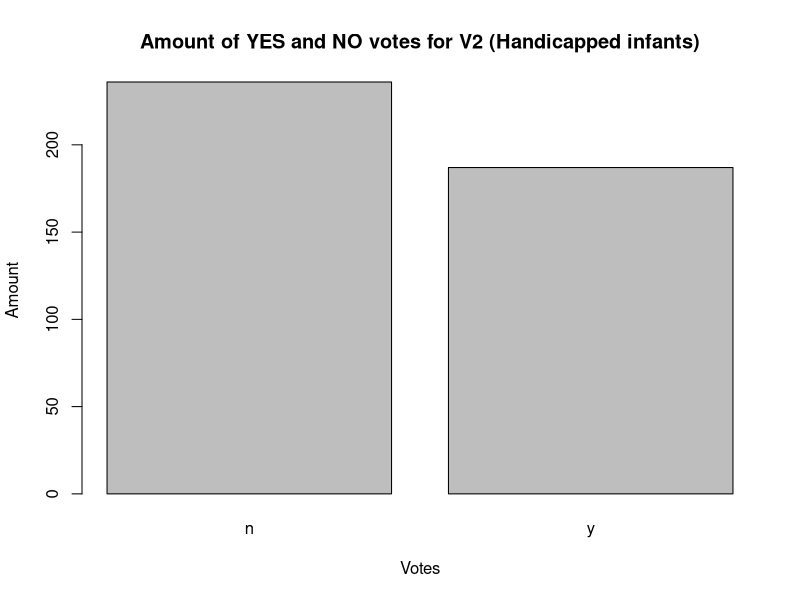
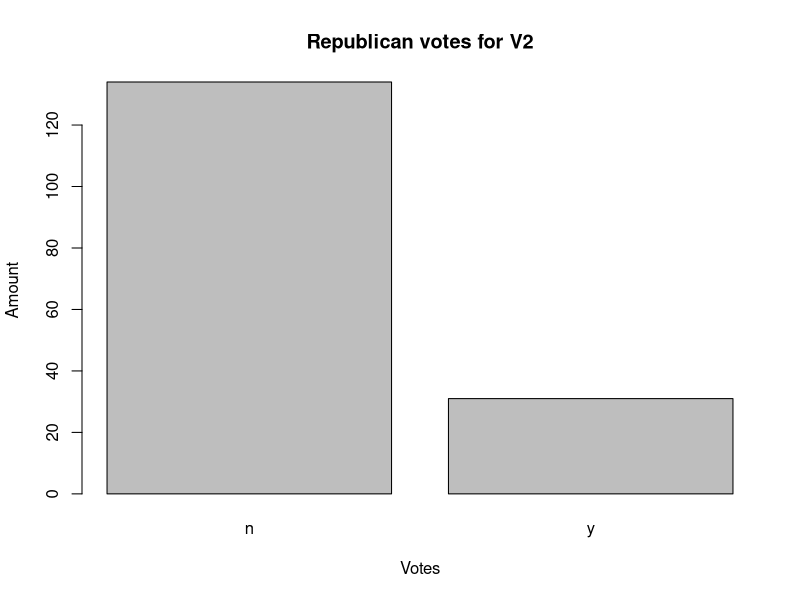
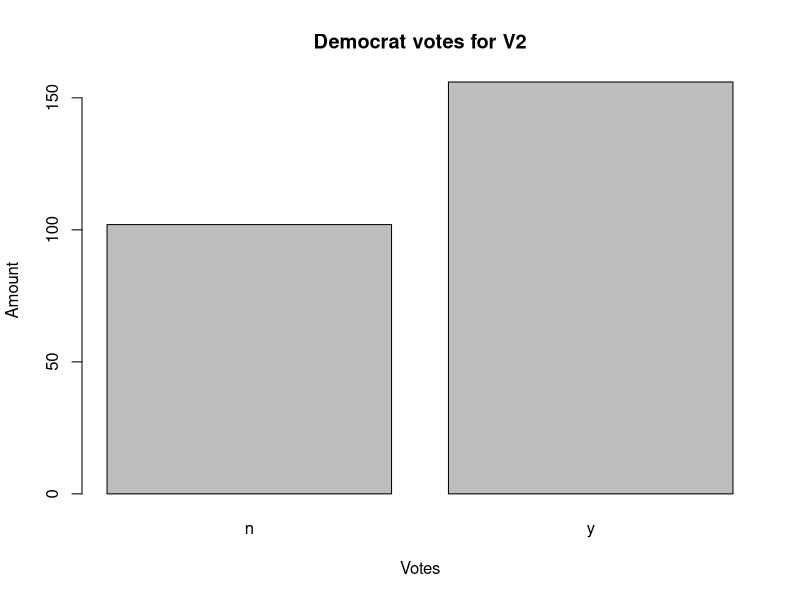
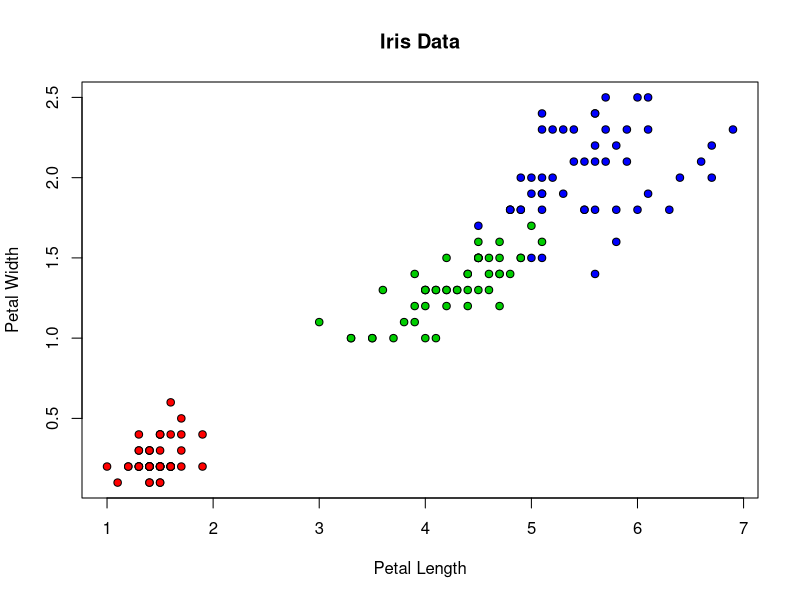
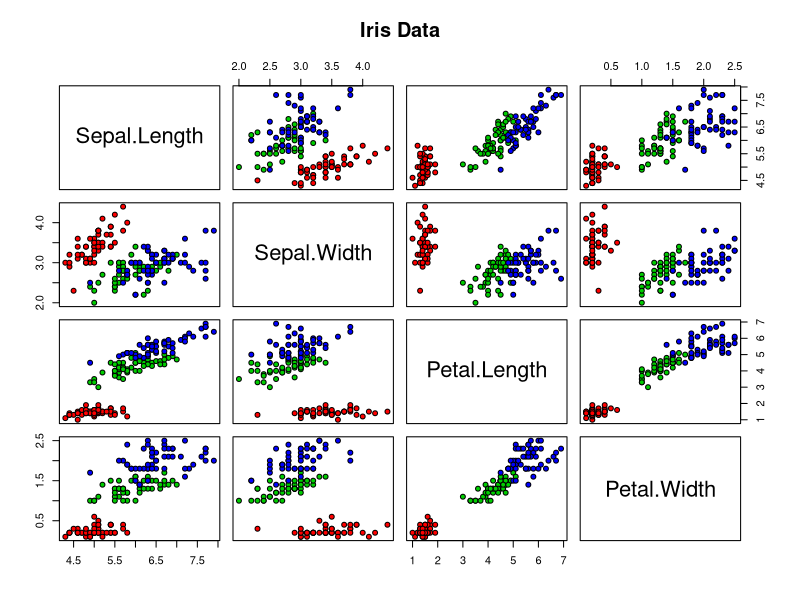

Write R code to recreate these figures, in order.
#
###################################################
# Exercise 3.1                                    #
###################################################
# Show/argue that the odds-ratio in eq.(7)        #
# can be written as the inequality (eq.(8))       #
# between the ratio of the prior probabilities    #
# and the posterior probabilities.                #
###################################################
#  
#  ####################################################
#  # IF SYMBOLS LOOK MESSED UP                        #
#  # Click File > Reopen with Encoding > Select UTF-8 #
#  ####################################################
#
#
#  ℙ(∏1 | x)
#             >  1
#  ℙ(∏2 | X)
#
# <=>
# 
#      f1(x) π1
#  __________________             
#  f1(x)π1 + f2(x)π2
# ______________________  > 1                             
#      f2(x) π2
#  _________________
#  f1(x)π1 + f2(x)π2
#
# <=>
#
#    f1(x)π1      > 1
# _____________               Cross multiply 
#    f2(x)π2      > 1
#
# <=>
# 
# f1(x)π1 > f2(x)π2
#
# <=>
#
#  f1(x)      π2
# _______  > ____
#  f2(x)      π1
#
#                  □

#################################################
# Exercise 3.2a                                 #
#################################################
# Source:                                       #############################################################
# https://eight2late.wordpress.com/2015/11/06/a-gentle-introduction-to-naive-bayes-classification-using-r/  #
#############################################################################################################
setwd("~/Documents/rprojects/dataScience")

# install.packages("mlbench")
# Load the mlbench library, which contains the HouseVote84
library(mlbench)
# Load the dataset
data("HouseVotes84")

# Barplots for specific elements
## Plot for all Yes and No
plot(as.factor(HouseVotes84[, 2]))
title(main = "Amount of YES and NO votes for V2 (Handicapped infants)", xlab = "Votes", ylab = "Amount")

## By Party
### Republicans
plot(as.factor(HouseVotes84[HouseVotes84$Class == "republican", 2]))
title(main = "Republican votes for V2", xlab = "Votes", ylab = "Amount")

## Democrats
plot(as.factor(HouseVotes84[HouseVotes84$Class == "democrat", 2]))
title(main = "Democrat votes for V2", xlab = "Votes", ylab = "Amount")


#################################################
# Exercise 3.2b                                 #
#################################################

# Taking care of missing values before we actually use Naive Bayes
## Function to return number of NA's by vote and class (democrat or republican)
na_by_col_class <- 
  function(col, cls) {
    return(sum(
      is.na(
        HouseVotes84[, col]
      ) &
        HouseVotes84$Class == cls
      )
    )
  }

## Function for the conditional probability that a member of a party will cast y 
## for a topic, based on all members of te party who cast a vote (without NA)
p_y_col_class <- 
  function(col, cls){
    sum_y <- sum(
      HouseVotes84[, col] == "y" & 
        HouseVotes84$Class == cls, 
      na.rm = TRUE
    )
    sum_n <- sum(
      HouseVotes84[, col] == "n" &
        HouseVotes84$Class == cls,
      na.rm = TRUE
    )
    return(sum_y / (sum_y + sum_n))
  }

## Checking if the functions actually worked
p_y_col_class(2, "democrat")
p_y_col_class(2, "republican")
na_by_col_class(2, "democrat")
na_by_col_class(2, "republican")

## Replace missing values by randomly assigning y or n to NA's
### Uniform distribution is used used to set the NA value to yes if the random numer returned
### is less than the probability of a yes vote and to no otherwise.
for (i in 2:ncol(HouseVotes84)) {
  if (sum(is.na(HouseVotes84[, i]) > 0)) {
    c1 <- which(is.na(HouseVotes84[, i]) & HouseVotes84$Class == "democrat", arr.ind = TRUE)
    c2 <- which(is.na(HouseVotes84[, i]) & HouseVotes84$Class == "republican", arr.ind = TRUE)
    HouseVotes84[c1, i] <-
      ifelse(runif(na_by_col_class(i, "democrat")) < p_y_col_class(i, "democrat"), "y", "n")
    HouseVotes84[c2, i] <-
      ifelse(runif(na_by_col_class(i, "republican")) < p_y_col_class(i, "republican"), "y", "n")
  }
}

# View the new dataset
View(HouseVotes84)

# Now we are ready to actually work with the dataset and do some Naive Bayes

# Divide into test and training sets
# Create new col "train" and assign 1 or 0 in 80/20 proportion via random uniform dist
HouseVotes84[, "train"] <- 
  ifelse(runif(nrow(HouseVotes84)) < 0.80, 1, 0)

# Get col number of train / test indicator column (needed a bit later)
trainColNum <- grep("train", names(HouseVotes84))

# Seperate training and test sets and remove training column before modeling
trainHouseVotes84 <- HouseVotes84[HouseVotes84$train == 1, -trainColNum]
testHouseeVotes84 <- HouseVotes84[HouseVotes84$train == 0, -trainColNum]

# Finally we can now build the freaking Naive Bayes model

#install.packages("e1071")

# We need this library! As it contains the algorithm made nicely available for us!
library(e1071) 

# the Class~. means, the dependent variable (to be predicted) appears on the left hand side
# of the ~ and the independent variables (predictors or features) are on the right hand side.
# The dot is simply shorthand for "all variable other than the dependent one". And then we 
# have the dataframe (trainHouseVotes84)
nb_model <- naiveBayes(Class~. , data = trainHouseVotes84)

# Lets look at the model. Three differents ways to do that.
nb_model
summary(nb_model)
str(nb_model)

#################################################
# Exercise 3.2c                                 #
#################################################
# Time to do some predicting
# This is done by feeding test data into our model (nb_model) and then comparing with known
# values. As always a confusion matrix will be used.

# Dun dun dun!
nb_test_predict <- predict(nb_model, testHouseeVotes84[, -1])
# The confusion matrix
table(pred = nb_test_predict, true = testHouseeVotes84$Class)
# As seen in the confusion matrix, the algorithm has correctly classified 
# 43 out of 48 (43+5) democrats and 26 out of 30 republicans. Not bad!
# The values might vary on your NON-Linux computers.

#################################################
# Exercise 3.2d                                 #
#################################################
# Fractions of correct predictions
mean(nb_test_predict == testHouseeVotes84$Class)

#################################################
# Exercise 3.2e                                 #
#################################################
# One is the loneliest number, therefore we do things multiple times!

# Function to create, run and record model results
nb_multiple_runs <- function(train_fraction,n){
  fraction_correct <- rep(NA,n)
  for (i in 1:n){
    HouseVotes84[,"train"] <- ifelse(runif(nrow(HouseVotes84))<train_fraction,1,0)
    trainColNum <- grep("train",names(HouseVotes84))
    trainHouseVotes84 <- HouseVotes84[HouseVotes84$train==1,-trainColNum]
    testHouseVotes84 <- HouseVotes84[HouseVotes84$train==0,-trainColNum]
    nb_model <- naiveBayes(Class~.,data = trainHouseVotes84)
    nb_test_predict <- predict(nb_model,testHouseVotes84[,-1])
    fraction_correct[i] <- mean(nb_test_predict==testHouseVotes84$Class)
  }
  return(fraction_correct)
}

# 20 runs, 80% of data randomly selected for training set in each run
fraction_correct_predictions <- nb_multiple_runs(0.8, 20)
fraction_correct_predictions

# Summary of results
summary(fraction_correct_predictions)

# Standard Deviation
sd(fraction_correct_predictions)

# That is it for exercise 3.2

#################################################
# Exercise 3.3a                                 #
#################################################
# Source:                                       #####################################
# https://www2.warwick.ac.uk/fac/sci/moac/people/students/peter_cock/r/iris_plots/  #
#####################################################################################

# Lets do some fancy colourful plotting
plot(iris$Petal.Length, iris$Petal.Width, pch = 21, bg = c("red", "green3", "blue")
     [unclass(iris$Species)], main = "Iris Data", xlab = "Petal Length", ylab = "Petal Width")

# As illustrated in the scatterplot the different species are different in length and width
# Now, how do the other variables behave?
# For this we can use "pairs" command, which pairs scatterplots into a matrix
pairs(iris[1:4], main = "Iris Data", pch = 21, bg = c("red", "green3", "blue")
      [unclass(iris$Species)])

# Can probably be done even fancier!

#################################################
# Exercise 3.3b                                 #
#################################################
# Source:                                       #
# http://rischanlab.github.io/RandomForest.html #
#################################################

# Lets make a forest out of the flowers

# Divide the data into 0.7 / 0.3 training and test data
ind <- sample(2,nrow(iris),replace = TRUE, prob = c(0.7,0.3))
trainData <- iris[ind == 1, ]
testData <- iris[ind == 2, ]

#################################################
# Exercise 3.3c                                 #
#################################################
#install.packages("randomForest")
library(randomForest)

